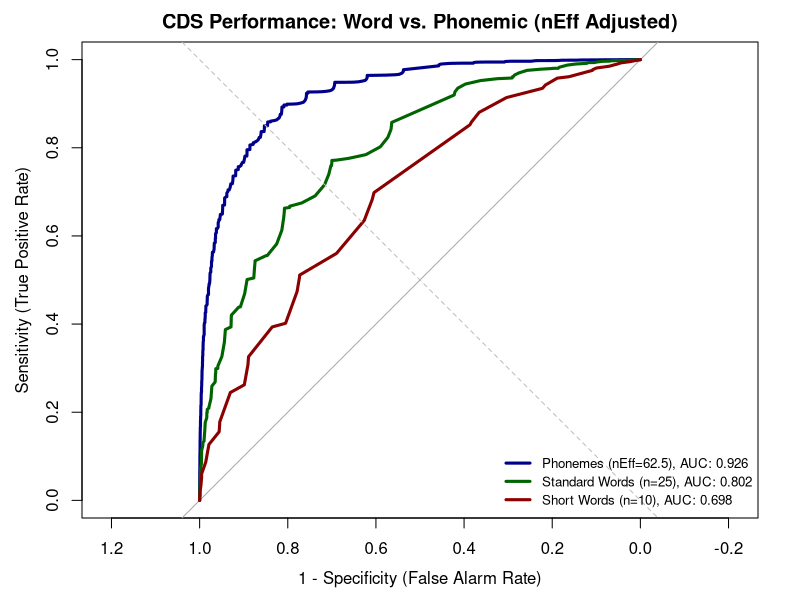

Here is the R script that generated this plot:
# Load necessary libraries
if (!require("pROC")) install.packages("pROC")
library(pROC)

# 1. Set Simulation Parameters
n_sims <- 10000    # High number of iterations for curve stability
p_base <- 0.80     # Baseline true performance (80%)
p_decline <- 0.65  # 15% true clinical decline (65%)

# Define raw sample sizes
n_short <- 10
n_std   <- 25
n_phon_raw <- 75

# Define effective sample size (nEff) for phonemes
# Using a j-factor of 1.2 (75 / 1.2 = 62.5)
j_factor <- 1.2
n_phon_eff <- n_phon_raw / j_factor

# 2. Updated Z-Score Function with nEff Support
# s1/s2 = raw counts, n_raw = total items, n_eff = adjusted for independence
calc_z_eff <- function(s1, s2, n_raw, n_eff) {
  p1 <- s1/n_raw
  p2 <- s2/n_raw

  # The Standard Error (SE) uses n_eff to reflect true variance
  se <- sqrt( (p1*(1-p1)/n_eff) + (p2*(1-p2)/n_eff) + 1e-6)

  return((p1 - p2) / se)
}

# 3. Helper Function to Generate ROC Data
# For whole words, n_raw and n_eff are identical (j=1.0)
get_roc_data_eff <- function(n_raw, n_eff, n_sims, p_base, p_decline) {
  # Stable Group (Ground Truth = 0)
  s_test <- rbinom(n_sims, n_raw, p_base)
  s_retest <- rbinom(n_sims, n_raw, p_base)
  z_stable <- calc_z_eff(s_test, s_retest, n_raw, n_eff)

  # Decline Group (Ground Truth = 1)
  d_test <- rbinom(n_sims, n_raw, p_base)
  d_retest <- rbinom(n_sims, n_raw, p_decline)
  z_decline <- calc_z_eff(d_test, d_retest, n_raw, n_eff)

  # Combine results and create labels
  scores <- c(z_stable, z_decline)
  labels <- c(rep(0, n_sims), rep(1, n_sims))

  return(roc(labels, scores, quiet = TRUE))
}

# 4. Execute Simulations
# For n=10 and n=25, n_raw and n_eff are the same
roc_short <- get_roc_data_eff(n_short, n_short, n_sims, p_base, p_decline)
roc_std   <- get_roc_data_eff(n_std,   n_std,   n_sims, p_base, p_decline)

# For phonemes, we use the adjusted n_eff (62.5)
roc_phon  <- get_roc_data_eff(n_phon_raw, n_phon_eff, n_sims, p_base, p_decline)

# 5. Print AUC Results to Console
cat("--- Comparative Diagnostic Accuracy (AUC) ---\n")
cat("Short Word List (n=10): ", round(auc(roc_short), 4), "\n")
cat("Standard Word List (n=25): ", round(auc(roc_std), 4), "\n")
cat("Phonemic Scoring (nEff=62.5): ", round(auc(roc_phon), 4), "\n")

# 6. Generate Comparative Visualization
plot(roc_phon, col="darkblue", lwd=3,
     main="CDS Performance: Word vs. Phonemic (nEff Adjusted)",
     xlab="1 - Specificity (False Alarm Rate)",
     ylab="Sensitivity (True Positive Rate)")

plot(roc_std, col="darkgreen", lwd=3, add=TRUE)
plot(roc_short, col="darkred", lwd=3, add=TRUE)

# Reference Line (Chance)
abline(a=0, b=1, lty=2, col="grey")

# Dynamic Legend with AUC values
legend("bottomright",
       legend=c(paste("Phonemes (nEff=62.5), AUC:", round(auc(roc_phon), 3)),
                paste("Standard Words (n=25), AUC:", round(auc(roc_std), 3)),
                paste("Short Words (n=10), AUC:", round(auc(roc_short), 3))),
       col=c("darkblue", "darkgreen", "darkred"),
       lwd=3, cex=0.8, bty="n")
